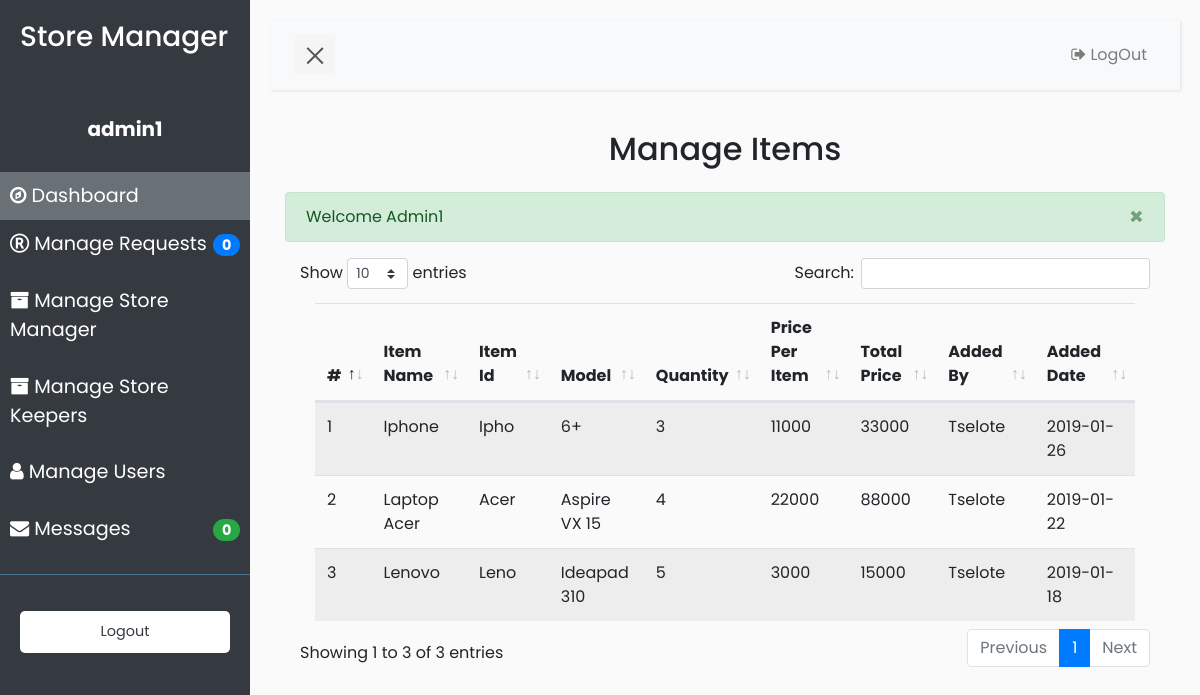
The page /storemanagerdashboard.php (signed in) on the database its author committed.
### tables this page shows
CREATE TABLE IF NOT EXISTS `items` (
  `id` int(11) NOT NULL AUTO_INCREMENT,
  `itemname` varchar(200) NOT NULL,
  `itemid` varchar(200) NOT NULL,
  `model` varchar(200) NOT NULL,
  `quantity` int(150) NOT NULL,
  `price` double NOT NULL,
  `addedby` varchar(200) NOT NULL,
  `addeddate` date NOT NULL,
  PRIMARY KEY (`id`)
);

### storemanagerdashboard.php (the view, shortened to what this page needs)
<?php include 'include/db.php'?>
<?php include 'include/sessions.php'?>
<!doctype html>
<html lang="en">
<head>
    <link rel="stylesheet" href="css/bootstrap.min.css">
    <link rel="stylesheet" href="fontawesome/css/font-awesome.min.css">
    <link rel="stylesheet" href="datatables/css/dataTables.bootstrap4.min.css">
    <link rel="stylesheet" href="css/tselot.css">
</head>
<body>
    <div class="wrapper" style="height:auto;">
        <nav id="sidebar">
            <div class="sidebar-header">
                <h3>Store Manager</h3>
            </div>
            <ul class="list-unstyled components">
                <p class="text-center" style="font-weight: bold; font-size:20px !important;"><?php echo $_SESSION['username'];?></p>
                <li class="active ">
                    <a href="storemanagerdashboard.php"><i class="fa fa-compass"></i> Dashboard</a>
                </li>
                <li class="">
                    <a href="managerequests.php"><i class="fa fa-registered"></i> Manage Requests <span style="float: right;" class="badge badge-pill badge-primary mt-1 "><?php
                            $sql = "select * from requests where requeststatus = 'Pending'";
                            $query = mysqli_query($con,$sql);
                            $count = mysqli_num_rows($query);
                            echo $count;
                            ?></span></a>
                </li>
                <li class="mt-2">
                    <a href="managestoremanagers.php"><i class="fa fa-archive"></i> Manage Store Manager</a>
                </li>
                <li class="mt-2">
                    <a href="managestorekeepers.php"><i class="fa fa-archive"></i> Manage Store Keepers</a>
                </li>
                <li class="mt-2">
                    <a href="manageusers.php"><i class="fa fa-user"></i> Manage Users</a>
                </li>
                <li class="mt-2">
                    <a href="storemanagermessage.php"><i class="fa fa-envelope"></i> Messages<span style="float: right;" class="badge badge-pill badge-success mt-1 "><?php
                            $username = $_SESSION['username'];
                            $sql = "select * from messages where status = 'New' and recipient = '$username'";
                            $query = mysqli_query($con,$sql);
                            $count = mysqli_num_rows($query);
                            echo $count;
                            ?></span></a>
                </li>
            </ul>
            <ul class="list-unstyled CTAs">
                <li>
                    <a href="logout.php" class="download">Logout</a>
                </li>
            </ul>
        </nav>
        <div id="content">
            <nav class="navbar navbar-expand-lg navbar-light bg-light">
                <div class="container-fluid">
                    <button type="button" id="sidebarCollapse" class="navbar-btn">
                        <span></span>
                    </button>
                    <div class="collapse navbar-collapse" id="navbarSupportedContent">
                        <ul class="nav navbar-nav ml-auto">
                            <li class="nav-item active">
                                <a class="nav-link" href="#"><i class="fa fa-"></i></a>
                            </li>
                            <li class="nav-item">
                                <a class="nav-link" href="logout.php"><i class="fa fa-sign-out"></i> LogOut</a>
                            </li>
                        </ul>
                    </div>
                </div>
            </nav>
            <div class="container-fluid">
                <h2 class="text-center pb-3">Manage Items</h2>
                <?php
                    echo successMessage();
                ?>
                <div class="container-fluid">
                    <table id="table1" class="table table-responsive-lg table-hover table-striped col-sm-12">
                        <thead>
                            <tr>
                                <th scope="col">#</th>
                                <th scope="col">Item Name</th>
                                <th scope="col">Item Id</th>
                                <th scope="col">Model</th>
                                <th scope="col">Quantity</th>
                                <th scope="col">Price Per Item</th>
                                <th scope="col">Total Price</th>
                                <th scope="col">Added By</th>
                                <th scope="col">Added Date</th>
                            </tr>
                        </thead>
                        <tbody>
                            <?php
                                $sql = "select * from items order by itemname asc";
                                $query = mysqli_query($con , $sql);
                                $no = 0;
                                while($row=mysqli_fetch_assoc($query)){
                                    $itemname = $row['itemname'];
                                    $itemid = $row['itemid'];
                                    $eachprice = $row['price'];
                                    $model = $row['model'];
                                    $quantity = $row['quantity'];
                                    $totalprice = $eachprice * $quantity;
                                    $addedby = $row['addedby'];
                                    $addeddate = $row['addeddate'];
                                    $no++;
                            ?>
                            <tr>
                                <td><?php echo $no;?></td>
                                <td><?php echo $itemname;?></td>
                                <td><?php echo $itemid;?></td>
                                <td><?php echo $model;?></td>
                                <td><?php echo $quantity;?></td>
                                <td><?php echo $eachprice;?></td>
                                <td><?php echo $totalprice;?></td>
                                <td><?php echo $addedby;?></td>
                                <td><?php echo $addeddate;?></td>
                            </tr>
                            <?php }?>
                        </tbody>
                    </table>
                </div>
            </div>
        </div>
    </div>
</body>
</html>

### css/tselot.css (style rules this page uses)
body { font-family: 'Poppins', sans-serif; background: #fafafa; }
p { font-family: 'Poppins', sans-serif; font-size: 1.1em; font-weight: 300; line-height: 1.7em; color: #999; }
a, a:hover, a:focus { color: inherit; text-decoration: none; transition: all 0.3s; }
.navbar { padding: 15px 10px; background: #fff; border: none; border-radius: 0; margin-bottom: 40px; box-shadow: 1px 1px 3px rgba(0, 0, 0, 0.1); }
.navbar-btn { box-shadow: none; outline: none !important; border: none; }
.wrapper { display: flex; width: 100%; align-items: stretch; perspective: 1500px; }
#sidebar { min-width: 250px; max-width: 250px; background: #343a40; color: #fff; transition: all 0.6s cubic-bezier(0.945, 0.020, 0.270, 0.665); transform-origin: bottom left; }
#sidebar .sidebar-header { padding: 20px; background: #343a40; }
#sidebar ul.components { padding: 20px 0; border-bottom: 1px solid #47748b; }
#sidebar ul p { color: #fff; padding: 10px; }
#sidebar ul li a { padding: 10px; font-size: 1.2em; display: block; }
#sidebar ul li.active > a, a[aria-expanded="true"] { color: #fff; background: #697076; }
ul.CTAs { padding: 20px; }
ul.CTAs a { text-align: center; font-size: 0.9em !important; display: block; border-radius: 5px; margin-bottom: 5px; }
a.download { background: #fff; color: #343a40; }
#content { width: 100%; padding: 20px; min-height: 100vh; transition: all 0.3s; }
#sidebarCollapse { width: 40px; height: 40px; background: #f5f5f5; cursor: pointer; }
#sidebarCollapse span { width: 80%; height: 2px; margin: 0 auto; display: block; background: #555; transition: all 0.8s cubic-bezier(0.810, -0.330, 0.345, 1.375); transition-delay: 0.2s; }
#sidebarCollapse span:last-of-type { transform: rotate(-45deg) translate(1px, -1px); }

### rows shown on the page
items: itemname "Iphone", itemid "Ipho", model "6+", quantity "3", price "11000", totalprice "33000", addedby "Tselote", addeddate "2019-01-26"
items: itemname "Laptop Acer", itemid "Acer", model "Aspire VX 15", quantity "4", price "22000", totalprice "88000", addedby "Tselote", addeddate "2019-01-22"
items: itemname "Lenovo", itemid "Leno", model "Ideapad 310", quantity "5", price "3000", totalprice "15000", addedby "Tselote", addeddate "2019-01-18"

### other values the page prints
$_SESSION['username'] "admin1"
$count "0"
$_SESSION["successMessage"] "Welcome Admin1"
